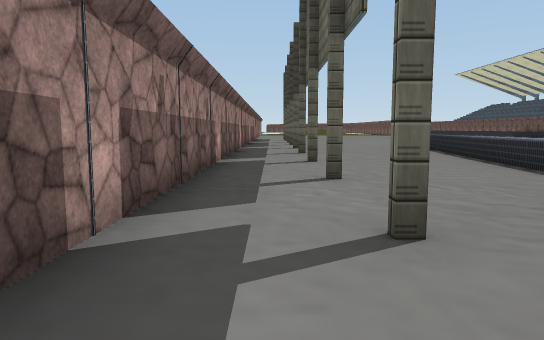
View 1 (above)

24 first-person views from a walk through a scene from a Unity 3-D project. The camera is 1.4 m above the floor, tilts 6° down and sees 70° across. The floor is counted in squares, 2 m on a side. Each view is taken from the middle of a square. On the plan, view 1 faces up. The plan holds only what a view shows up to about 11 squares ahead; the rest is blank. The place goes on beyond the plan. The player character is not drawn. Door leaves are left out, so doorways stand open. Some surface patterns are stand-ins.

View 2
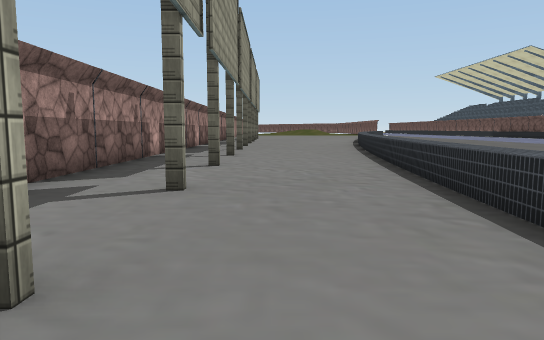

View 3
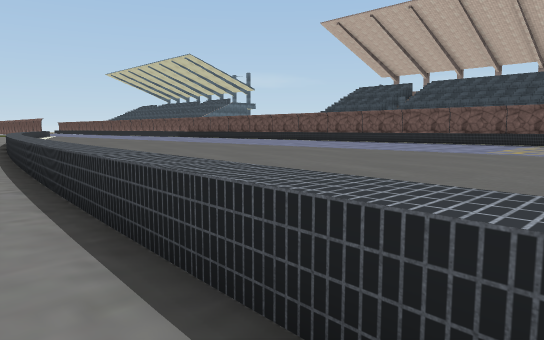

View 4
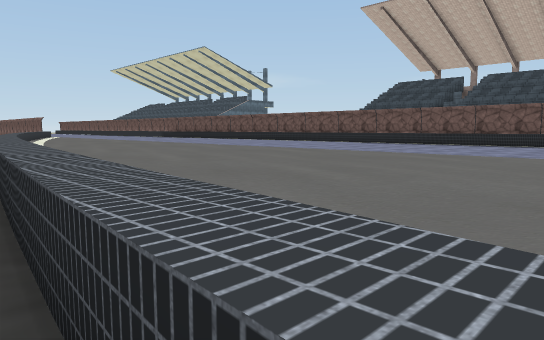

View 5
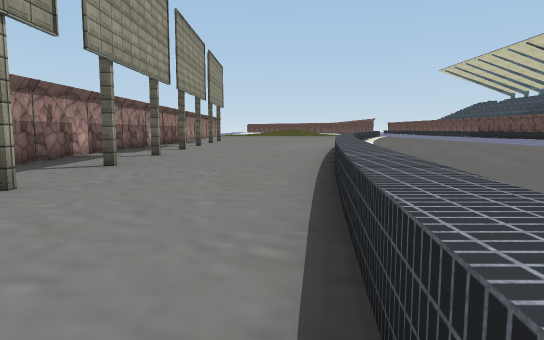

View 6
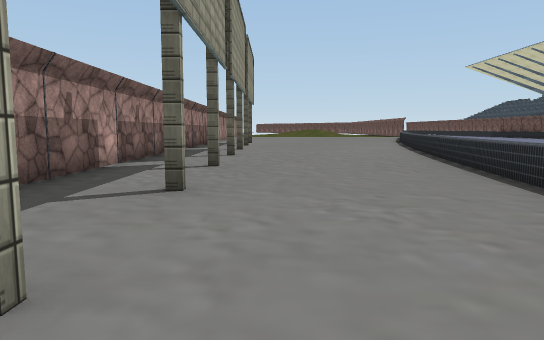

View 7
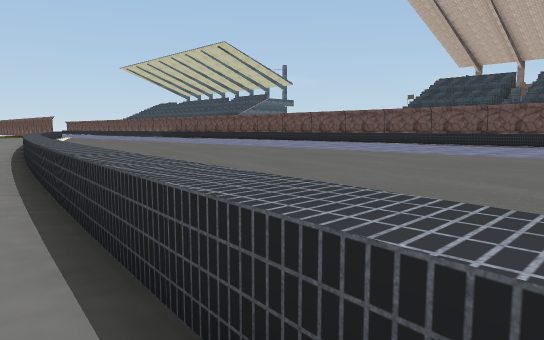

View 8
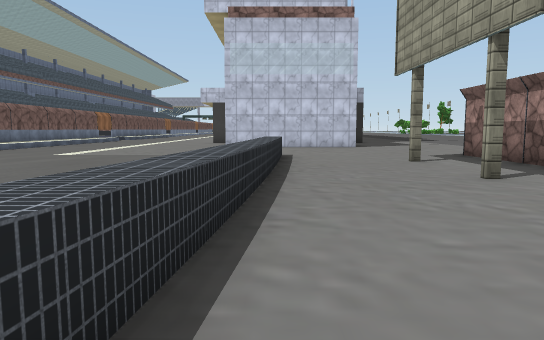

View 9
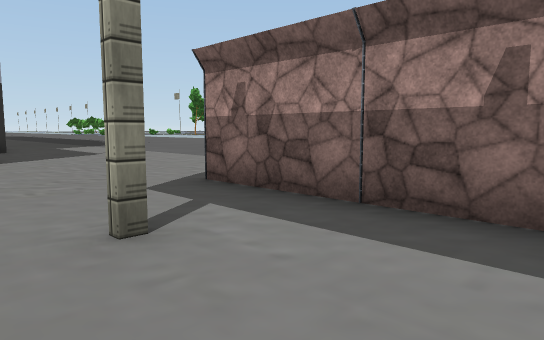

View 10
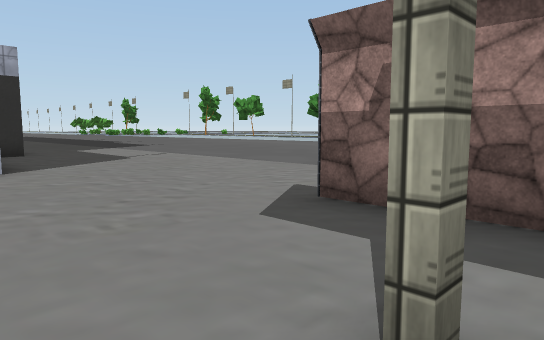

View 11
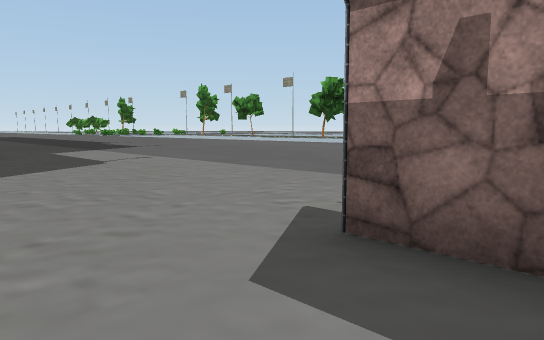

View 12
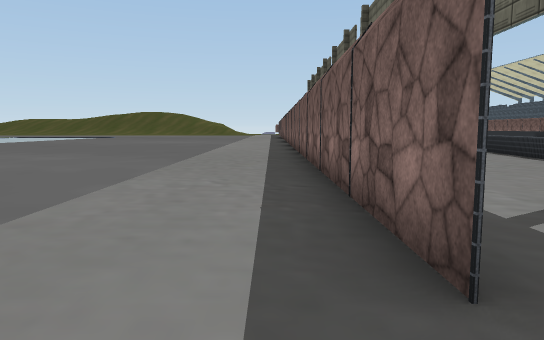

View 13
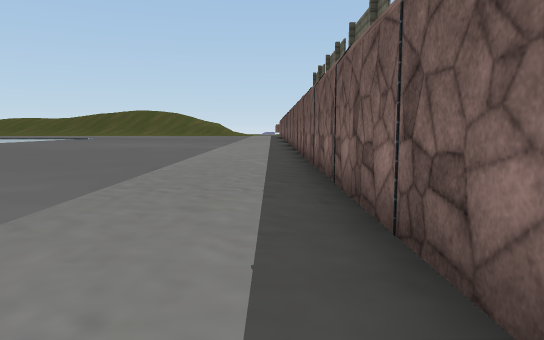

View 14
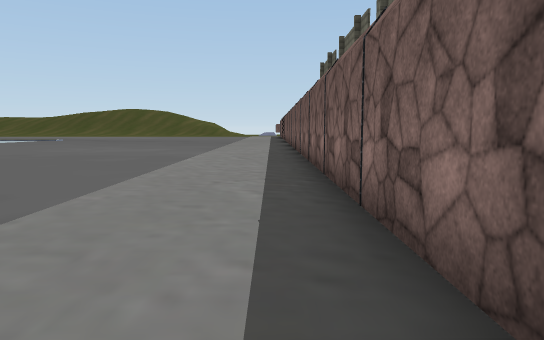

View 15
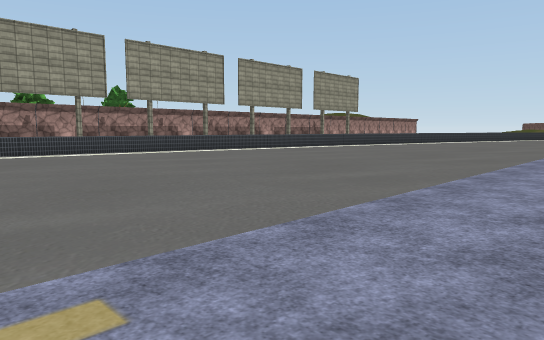

View 16
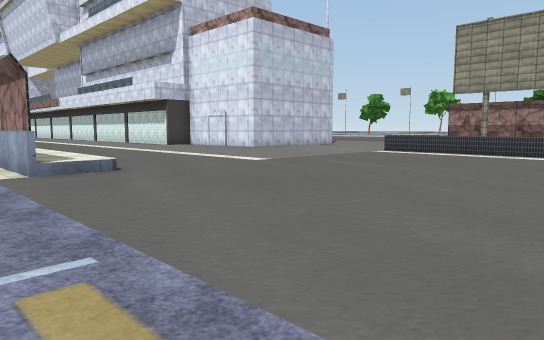

View 17
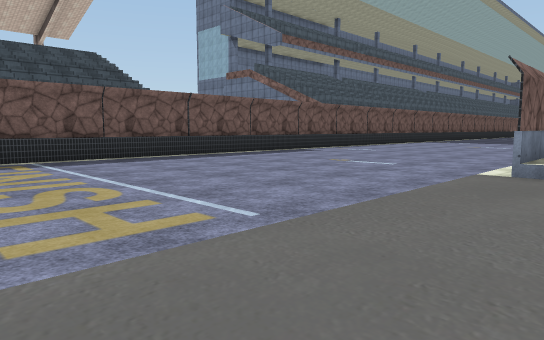

View 18
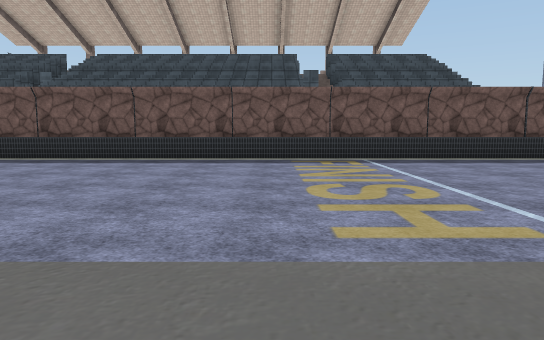

View 19
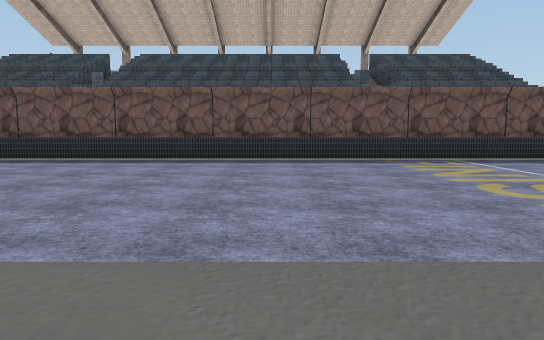

View 20
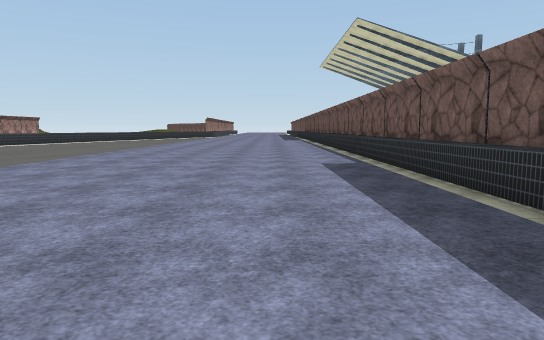

View 21
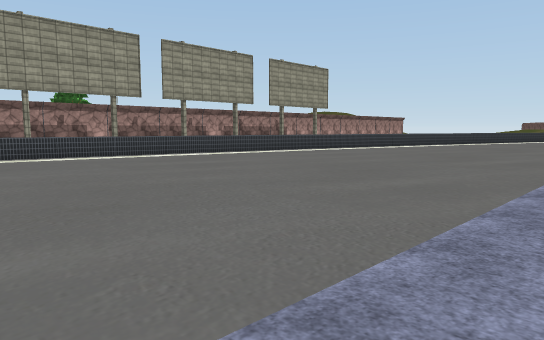

View 22
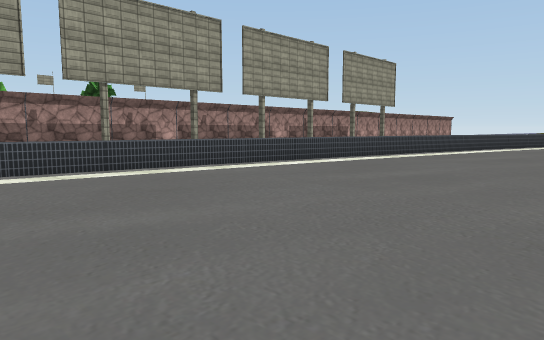

View 23
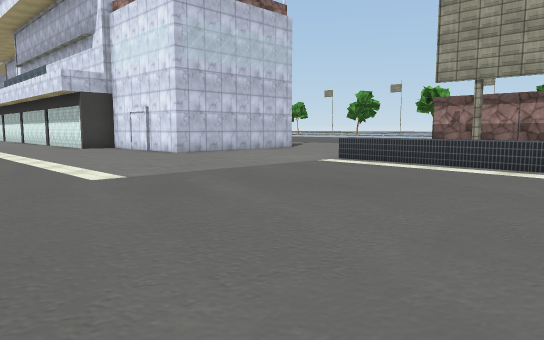

View 24
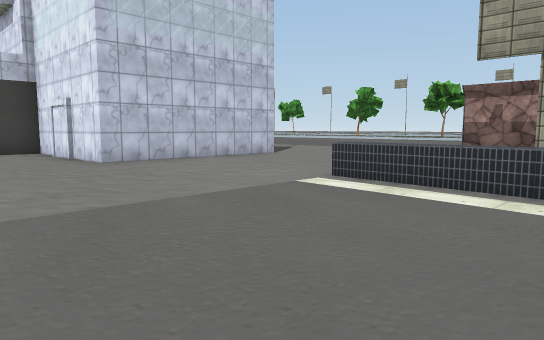

### Floor plan
Key: @ floor where view 1 was taken; # wall or solid block; . main floor; : floor 0.5 m higher than the main floor; / step, stairs or slope; = window, fence, low wall or low ledge; ^ raised ledge.
Columns run from 5 left of view 1 to 23 right of it. Each row starts with its distance up from view 1.
 15 ....#......^................#
 14 ....#.#....^................#
 13 ....#......^................#
 12 ....#.#....^................#
 11 ....#.....^.................#
 10 ....#.....^.................#
  9 ....#.#...^.................#
  8 ....#.....^.................#
  7 ....#.....^.................#
  6 ....#.#...^.................#
  5 ....#.....^.................#
  4 ....#.....^ ................#
  3 ....#.#..^.  ...............#
  2 ....#....^..................#
  1 ....#....^..................#
  0 ....#@#..^..................#
 -1  ...#....^..................#
 -2  ...#....^..................#
 -3   ................/:=.......#
 -4  ................./:=......
 -5 ................../:=.....
 -6 ................../  ....
 -7 ..................   ...
 -8 ......#####.....     ..
 -9 ......    ##....
-10 ......     #. ..
-11 ......     ..
-12  ....#     ##
-13   ...
-14    ..

Where each view was taken, in squares from view 1:
view 1: 0 up, 0 right, facing up
view 2: 2 down, 2 right, facing up
view 3: 0 up, 3 right, facing up-right
view 4: 4 up, 4 right, facing up-right
view 5: 4 up, 4 right, facing up
view 6: 7 up, 2 right, facing up
view 7: 7 up, 4 right, facing up-right
view 8: 8 up, 4 right, facing down
view 9: 2 up, 2 right, facing down-left
view 10: 0 up, 2 right, facing down-left
view 11: 1 down, 1 right, facing down-left
view 12: 4 down, 2 left, facing up
view 13: 0 up, 2 left, facing up
view 14: 4 up, 2 left, facing up
view 15: 3 up, 17 right, facing up-left
view 16: 4 up, 16 right, facing down-left
view 17: 4 up, 13 right, facing down-right
view 18: 4 up, 13 right, facing right
view 19: 6 up, 13 right, facing right
view 20: 7 up, 20 right, facing up
view 21: 8 up, 16 right, facing up-left
view 22: 7 up, 12 right, facing up-left
view 23: 3 up, 12 right, facing down-left
view 24: 1 up, 9 right, facing down-left
